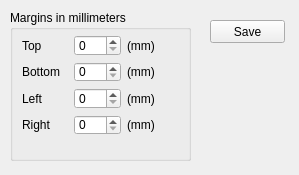
<ui version="4.0" >
 <class>QSPageSettingsClass</class>
 <widget class="QWidget" name="QSPageSettingsClass" >
  <property name="geometry" >
   <rect>
    <x>0</x>
    <y>0</y>
    <width>299</width>
    <height>175</height>
   </rect>
  </property>
  <property name="windowTitle" >
   <string> Page Settings</string>
  </property>
  <widget class="QPushButton" name="pushButton" >
   <property name="geometry" >
    <rect>
     <x>210</x>
     <y>20</y>
     <width>75</width>
     <height>23</height>
    </rect>
   </property>
   <property name="text" >
    <string>Save</string>
   </property>
  </widget>
  <widget class="QGroupBox" name="groupBox" >
   <property name="geometry" >
    <rect>
     <x>10</x>
     <y>10</y>
     <width>181</width>
     <height>151</height>
    </rect>
   </property>
   <property name="title" >
    <string>Margins in millimeters</string>
   </property>
   <widget class="QWidget" name="" >
    <property name="geometry" >
     <rect>
      <x>12</x>
      <y>25</y>
      <width>151</width>
      <height>100</height>
     </rect>
    </property>
    <layout class="QGridLayout" >
     <property name="margin" >
      <number>0</number>
     </property>
     <property name="spacing" >
      <number>6</number>
     </property>
     <item row="2" column="2" >
      <widget class="QLabel" name="label_8" >
       <property name="text" >
        <string>(mm)</string>
       </property>
      </widget>
     </item>
     <item row="2" column="0" >
      <widget class="QLabel" name="label_3" >
       <property name="text" >
        <string>Left</string>
       </property>
      </widget>
     </item>
     <item row="3" column="1" >
      <widget class="QSpinBox" name="spinBox_2" />
     </item>
     <item row="3" column="2" >
      <widget class="QLabel" name="label_9" >
       <property name="text" >
        <string>(mm)</string>
       </property>
      </widget>
     </item>
     <item row="2" column="1" >
      <widget class="QSpinBox" name="spinBox_3" />
     </item>
     <item row="1" column="0" >
      <widget class="QLabel" name="label_2" >
       <property name="text" >
        <string>Bottom</string>
       </property>
      </widget>
     </item>
     <item row="3" column="0" >
      <widget class="QLabel" name="label_5" >
       <property name="text" >
        <string>Right</string>
       </property>
      </widget>
     </item>
     <item row="0" column="2" >
      <widget class="QLabel" name="label_6" >
       <property name="text" >
        <string>(mm)</string>
       </property>
      </widget>
     </item>
     <item row="0" column="1" >
      <widget class="QSpinBox" name="spinBox" />
     </item>
     <item row="1" column="2" >
      <widget class="QLabel" name="label_7" >
       <property name="text" >
        <string>(mm)</string>
       </property>
      </widget>
     </item>
     <item row="1" column="1" >
      <widget class="QSpinBox" name="spinBox_4" />
     </item>
     <item row="0" column="0" >
      <widget class="QLabel" name="label_4" >
       <property name="text" >
        <string>Top</string>
       </property>
      </widget>
     </item>
    </layout>
   </widget>
  </widget>
 </widget>
 <layoutdefault spacing="6" margin="11" />
 <tabstops>
  <tabstop>spinBox</tabstop>
  <tabstop>spinBox_4</tabstop>
  <tabstop>spinBox_3</tabstop>
  <tabstop>spinBox_2</tabstop>
  <tabstop>pushButton</tabstop>
 </tabstops>
 <resources/>
 <connections/>
</ui>
